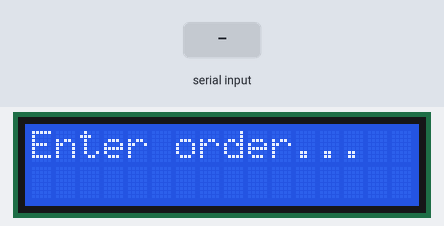
This sketch was run on a simulated Arduino Uno, built with avr-gcc and run on an emulated ATmega328P. Shown: 16×2 character LCD. Inputs (shaded band) come from the test bench.

Above: at 4.3 s.
4.4 s: "ORDER:\n" received over Serial
At 5.4 s:
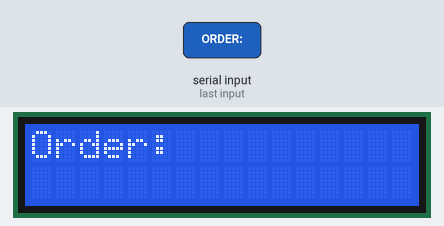
5.9 s: "PAY:\n" received over Serial
At 6.8 s:
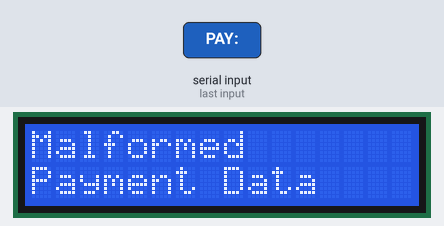
Timing chart, 0 to 8.9 s (numbered marks = the images above; inputs shaded):
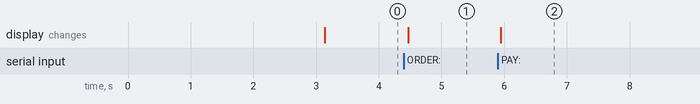

Measured:
- after the input at 4.4 s, the display: changes after 0.07 s (image 1)
- after the input at 5.9 s, the display: changes at once (image 2)

The sketch:

ArduinoRFID.ino
```cpp
#include <Wire.h>
#include <LiquidCrystal_I2C.h>
#include <MFRC522.h>
#include <SPI.h>

#define SS_PIN 10
#define RST_PIN 9

MFRC522 rfid(SS_PIN, RST_PIN);
LiquidCrystal_I2C lcd(0x27, 16, 2);

#define MAX_LINE_LEN 100

String currentOrder = "";

void setup() {
  Serial.begin(9600);
  SPI.begin();
  rfid.PCD_Init();

  lcd.init();
  lcd.backlight();

  lcd.clear();
  lcd.setCursor(0, 0);
  lcd.print("Welcome");
  delay(3000);

  lcd.clear();
  lcd.print("Enter order...");
}

// Helper function to scroll text in LCD line 1
void scrollText(const String &text, int width = 16, int delayMs = 700) {
  int len = text.length();
  if (len <= width) {
    lcd.setCursor(0, 1);
    lcd.print(text + String("                ").substring(0, width - len)); // pad spaces
    delay(delayMs);
  } else {
    for (int i = 0; i <= len - width; i++) {
      lcd.setCursor(0, 1);
      lcd.print(text.substring(i, i + width));
      delay(delayMs);
    }
    lcd.setCursor(0, 1);
    lcd.print("                "); // clear line
    delay(delayMs);
  }
}

// Show current order
void showOrder() {
  lcd.clear();
  lcd.setCursor(0, 0);
  lcd.print("Order:");
  scrollText(currentOrder);
}

// Show a 2-line message
void showMessage(const String &line1, const String &line2) {
  lcd.clear();
  lcd.setCursor(0, 0);
  lcd.print(line1);
  lcd.setCursor(0, 1);
  lcd.print(line2);
}

// Process received serial line
void processLine(const String &line) {
  if (line.startsWith("ORDER:")) {
    currentOrder = line.substring(6); // remove "ORDER:"
    showOrder();
  } else if (line.startsWith("PAY:")) {
    // Expect format PAY:CODE,Name,Balance
    int comma1 = line.indexOf(',', 4);
    int comma2 = line.indexOf(',', comma1 + 1);
    if (comma1 > 4 && comma2 > comma1) {
      String code = line.substring(4, comma1);
      String name = line.substring(comma1 + 1, comma2);
      String balance = line.substring(comma2 + 1);
      if (code == "OK") {
        showMessage("Payment Success", name + " Bal:" + balance + "PHP");
      } else if (code == "REJECTED") {
        showMessage("Payment", "Rejected: Low Funds");
      } else if (code == "UNKNOWN") {
        showMessage("Unknown Card", "");
      } else {
        showMessage("Payment", "Error");
      }
    } else {
      showMessage("Malformed", "Payment Data");
    }
  }
}

void loop() {
  if (rfid.PICC_IsNewCardPresent() && rfid.PICC_ReadCardSerial()) {
    // Send UID to Python
    for (byte i = 0; i < rfid.uid.size; i++) {
      if (rfid.uid.uidByte[i] < 0x10) Serial.print("0");
      Serial.print(rfid.uid.uidByte[i], HEX);
    }
    Serial.println();

    // Reset order display waiting for next order
    currentOrder = "";
  }

  // Read and process complete lines from Serial
  static String inputLine = "";
  while (Serial.available()) {
    char c = Serial.read();
    if (c == '\n') {
      inputLine.trim();
      if (inputLine.length() > 0) {
        processLine(inputLine);
      }
      inputLine = "";
    } else {
      inputLine += c;
    }
  }

  delay(50);
}
```
